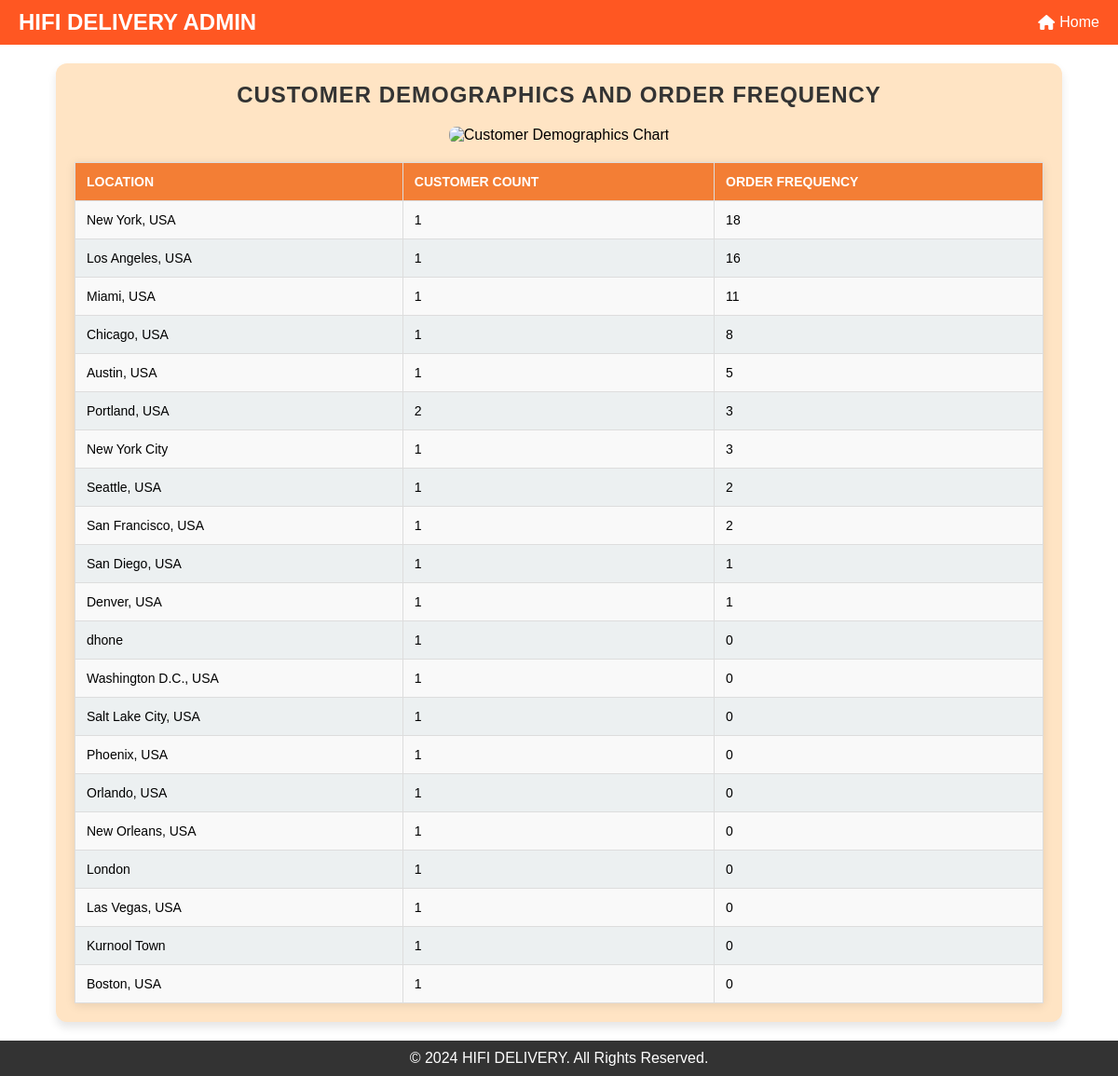
Page /customer_demographics on the committed database.
### tables this page shows
CREATE TABLE "users" (
	"id"	INTEGER,
	"username"	TEXT NOT NULL UNIQUE,
	"email"	TEXT NOT NULL UNIQUE,
	"password"	TEXT NOT NULL,
	"role"	TEXT NOT NULL,
	"location"	TEXT,
	"contact"	TEXT,
	"approved"	INTEGER NOT NULL DEFAULT 0,
	PRIMARY KEY("id" AUTOINCREMENT)
);

### mergedapp.py (the view)
@app.route('/customer_demographics', methods=['GET'])
def customer_demographics():
    try:
        with get_db_connection() as conn:
            cursor = conn.cursor()
            cursor.execute('''
                SELECT
                    location,
                    COUNT(DISTINCT id) AS customer_count,
                    COUNT(o.orderId) AS order_frequency
                FROM users u
                LEFT JOIN Orders_Analysis o ON u.username = o.customerName
                WHERE u.role = 'customer'
                GROUP BY location
                ORDER BY order_frequency DESC
            ''')
            demographics_data = [
                {"location": row["location"], "customer_count": row["customer_count"], "order_frequency": row["order_frequency"]}
                for row in cursor.fetchall()
            ]
        locations = [row['location'] for row in demographics_data]
        customer_counts = [row['customer_count'] for row in demographics_data]
        order_frequencies = [row['order_frequency'] for row in demographics_data]
        fig, ax = plt.subplots(figsize=(10, 6))
        bar_width = 0.4
        index = range(len(locations))
        ax.bar(index, customer_counts, bar_width, label='Customer Count', color='skyblue')
        ax.bar([i + bar_width for i in index], order_frequencies, bar_width, label='Order Frequency', color='orange')
        ax.set_xlabel('Locations', fontsize=12)
        ax.set_ylabel('Count', fontsize=12)
        ax.set_title('Customer Demographics and Order Frequency by Location', fontsize=14)
        ax.set_xticks([i + bar_width / 2 for i in index])
        ax.set_xticklabels(locations, rotation=45, ha='right', fontsize=10)
        ax.legend()
        chart_filename = f"customer_demographics_chart_{datetime.now().strftime('%Y%m%d%H%M%S')}.png"
        chart_path = os.path.join(app.config['IMAGE_FOLDER'], chart_filename)
        plt.tight_layout()
        plt.savefig(chart_path)
        plt.close()
    except sqlite3.Error as e:
        flash(f"Database error: {e}", "danger")
        demographics_data = []
        chart_filename = None
    return render_template('customerdemographics.html', demographics_data=demographics_data, chart_filename=chart_filename)

### mergedapp.py (called while the page is built)
def get_db_connection():
    conn = sqlite3.connect(DATABASE)  # Timeout to avoid lock
    conn.row_factory = sqlite3.Row
    return conn

### templates/customerdemographics.html (shortened to what this page needs)
<!DOCTYPE html>
<html lang="en">
<head>
    <link href="https://cdnjs.cloudflare.com/ajax/libs/font-awesome/6.5.0/css/all.min.css" rel="stylesheet">
</head>
<body>
    <header>
        <div class="logo">HIFI DELIVERY ADMIN</div>
        <nav>
            <ul>
                <li><a href="{{ url_for('admin') }}"><i class="fa-solid fa-house"></i> Home</a></li>
            </ul>
        </nav>
    </header>
    <main>
        <section class="table-container">
            <h1>Customer Demographics and Order Frequency</h1>
            {% if chart_filename %}
            <div style="text-align: center; margin-bottom: 20px;">
                <img src="{{ url_for('static', filename='images/' + chart_filename) }}" alt="Customer Demographics Chart" style="max-width: 100%; height: auto; border-radius: 8px;">
            </div>
            {% endif %}
            <table>
                <thead>
                    <tr>
                        <th>Location</th>
                        <th>Customer Count</th>
                        <th>Order Frequency</th>
                    </tr>
                </thead>
                <tbody>
                    {% for row in demographics_data %}
                    <tr>
                        <td>{{ row['location'] }}</td>
                        <td>{{ row['customer_count'] }}</td>
                        <td>{{ row['order_frequency'] }}</td>
                    </tr>
                    {% endfor %}
                </tbody>
            </table>
        </section>
    </main>
    <footer>
        <p>&copy; 2024 HIFI DELIVERY. All Rights Reserved.</p>
    </footer>
</body>
</html>

### templates/customerdemographics.html (style rules this page uses)
* { margin: 0; padding: 0; box-sizing: border-box; font-family: Arial, sans-serif; }
body { display: flex; flex-direction: column; min-height: 100vh; margin: 0; }
main { flex: 1; }
footer { background-color: #333; color: white; text-align: center; padding: 10px 0; }
header { background: #ff5722; color: white; padding: 10px 20px; display: flex; justify-content: space-between; align-items: center; flex-wrap: wrap; }
header .logo { font-size: 1.5rem; font-weight: bold; }
header nav ul { list-style: none; display: flex; gap: 15px; flex-wrap: wrap; }
header nav ul li a { color: white; text-decoration: none; display: flex; align-items: center; }
header nav ul li a i { margin-right: 5px; }
.table-container { background-color: #ffe4c4; padding: 20px; border-radius: 12px; box-shadow: 0 6px 10px rgba(0, 0, 0, 0.1); margin: 20px auto; width: 90%; max-width: 1100px; }
h1 { font-family: 'Arial', sans-serif; font-size: 24px; font-weight: bold; color: #333; text-align: center; text-transform: uppercase; letter-spacing: 1px; margin-bottom: 20px; }
table { width: 100%; border-collapse: collapse; background-color: #fff; box-shadow: 0 2px 10px rgba(0, 0, 0, 0.1); }
th, td { border: 1px solid #ddd; padding: 12px; text-align: left; font-size: 14px; }
th { background-color: rgb(243, 126, 53); color: #fff; text-transform: uppercase; }
td { background-color: #f9f9f9; }
tr:nth-child(even) td { background-color: #ecf0f1; }

### rows in the picture
users: location "New York, USA", customer_count "1", order_frequency "18"
users: location "Los Angeles, USA", customer_count "1", order_frequency "16"
users: location "Miami, USA", customer_count "1", order_frequency "11"
users: location "Chicago, USA", customer_count "1", order_frequency "8"
users: location "Austin, USA", customer_count "1", order_frequency "5"
users: location "New York City", customer_count "1", order_frequency "3"
users: location "Seattle, USA", customer_count "1", order_frequency "2"
users: location "San Francisco, USA", customer_count "1", order_frequency "2"
users: location "San Diego, USA", customer_count "1", order_frequency "1"
users: location "Denver, USA", customer_count "1", order_frequency "1"
users: location "dhone", customer_count "1", order_frequency "0"
users: location "Washington D.C., USA", customer_count "1", order_frequency "0"
users: location "Salt Lake City, USA", customer_count "1", order_frequency "0"
users: location "Phoenix, USA", customer_count "1", order_frequency "0"
users: location "Orlando, USA", customer_count "1", order_frequency "0"
users: location "New Orleans, USA", customer_count "1", order_frequency "0"
users: location "London", customer_count "1", order_frequency "0"
users: location "Las Vegas, USA", customer_count "1", order_frequency "0"
users: location "Kurnool Town", customer_count "1", order_frequency "0"
users: location "Boston, USA", customer_count "1", order_frequency "0"

### other values in the picture
{{ row['location'] }} "Portland, USA"
{{ row['customer_count'] }} "2"
{{ row['order_frequency'] }} "3"
